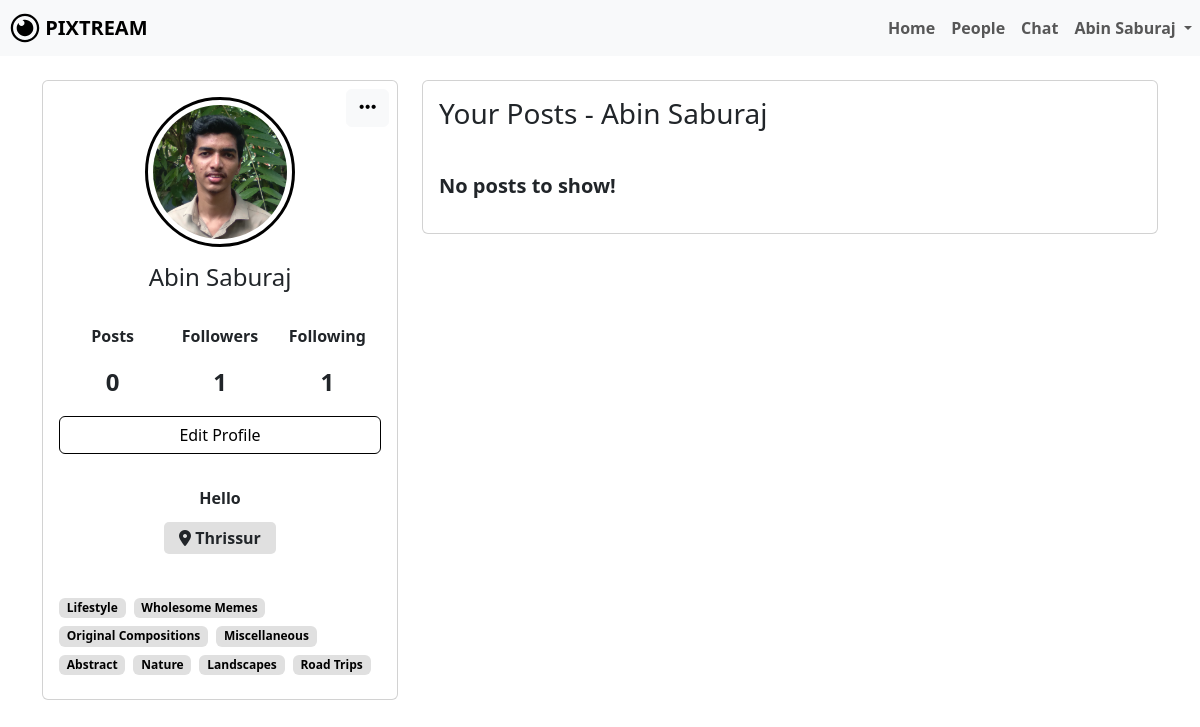
Page /profile.php (signed in) on the earlier database version.
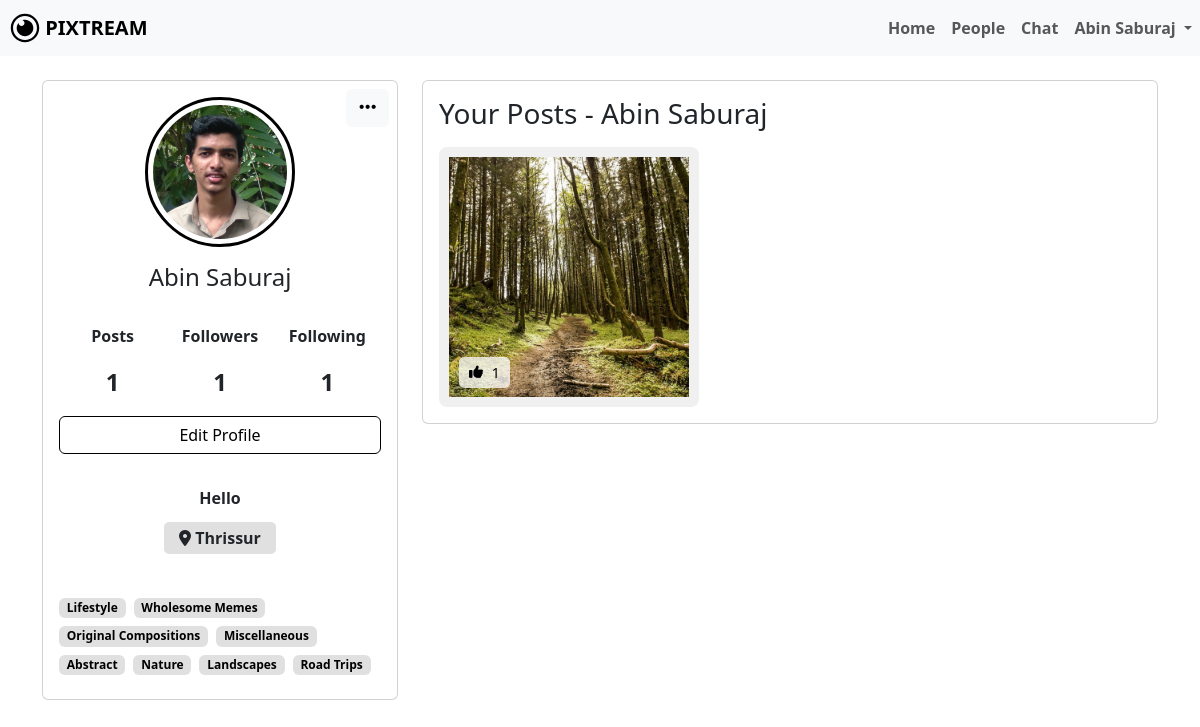
Same page on the later database version.
### tables this page shows
CREATE TABLE IF NOT EXISTS `users` (
  `id` bigint NOT NULL AUTO_INCREMENT,
  `name` varchar(100) DEFAULT NULL,
  `username` varchar(191) DEFAULT NULL,
  `email` varchar(191) DEFAULT NULL,
  `password` varchar(255) DEFAULT NULL,
  `bio` text,
  `profile_picture` varchar(255) DEFAULT 'default.png',
  `location` varchar(255) DEFAULT NULL,
  `created_at` timestamp NOT NULL DEFAULT CURRENT_TIMESTAMP,
  PRIMARY KEY (`id`),
  UNIQUE KEY `username` (`username`),
  UNIQUE KEY `email` (`email`)
);

CREATE TABLE IF NOT EXISTS `posts` (
  `id` bigint NOT NULL AUTO_INCREMENT,
  `user_id` bigint DEFAULT NULL,
  `post_path` varchar(255) DEFAULT NULL,
  `caption` longtext,
  `category` enum('photos','videos','stories','music','articles','memes','art & Design','Photography','Travel & Adventure','Food & Cooking','Others') DEFAULT NULL,
  `created_at` timestamp NOT NULL DEFAULT CURRENT_TIMESTAMP,
  PRIMARY KEY (`id`),
  KEY `user_id` (`user_id`)
);

### dbconfig.php (called while the page is built, shortened)
<?php
$username = "root";
?>

### profile.php (the view, shortened to what this page needs)
<?php
include 'dbconfig.php';
$username = $_SESSION['username'];
$sql = "SELECT * FROM users WHERE username='$username';";
$result = mysqli_query($conn, $sql);
$info = mysqli_fetch_assoc($result);
$id = $info['id'];
$name = $info['name'];
$profilePhoto = $info['profile_picture'] ?? 'default.png';
$followersSql = "SELECT COUNT(*) AS follower_count FROM follows WHERE followed_id='$id';";
$followersResult = mysqli_query($conn, $followersSql);
$followersCount = mysqli_fetch_assoc($followersResult)['follower_count'];
$followingSql = "SELECT COUNT(*) AS following_count FROM follows WHERE follower_id='$id';";
$followingResult = mysqli_query($conn, $followingSql);
$followingCount = mysqli_fetch_assoc($followingResult)['following_count'];
$postSql = "SELECT COUNT(*) FROM posts WHERE user_id = '$id';";
$postResult = mysqli_query($conn, $postSql);
$postInfo = mysqli_fetch_array($postResult);
$postCount = $postInfo[0];
$interests = [];
$sql = "SELECT o.option_name
        FROM user_selections us
        JOIN options o ON us.option_id = o.id
        WHERE us.user_id = (SELECT id FROM users WHERE username = ? LIMIT 1)";
$stmt = $conn->prepare($sql);
$stmt->bind_param("s", $username);
$stmt->execute();
$result = $stmt->get_result();
while ($row = $result->fetch_assoc()) {
    $interests[] = $row['option_name'];
}
$bioSql = "SELECT * FROM users WHERE username = '$username';";
$bioResult = mysqli_query($conn, $bioSql);
$bioInfo = mysqli_fetch_assoc($bioResult);
$bio = $bioInfo['bio'];
$location = $bioInfo['location'];
?>
<!DOCTYPE html>
<html lang="en">
<head>
    <link rel="stylesheet" href="node_modules/bootstrap/dist/css/bootstrap.min.css">
    <link rel="stylesheet" href="library-files/fontawesome/css/all.min.css">
    <link rel="stylesheet" href="assets/css/me.css">
</head>
<body>
    <nav class="navbar navbar-expand-lg navbar-light bg-light">
        <a class="navbar-brand" href="dashboard.php">
            <img src="assets/img/LOGO.svg" width="30" height="30" class="d-inline-block align-top" alt="" id="dash-icon">
            <b>PIXTREAM</b>
        </a>
        <div class="collapse navbar-collapse" id="navbarNavDropdown">
            <ul class="navbar-nav ms-auto">
                <li class="nav-item active">
                    <a class="nav-link" href="dashboard.php"><b>Home</b><span class="sr-only"></span></a>
                </li>
                <li class="nav-item active">
                    <a class="nav-link" href="people.php"><b>People</b><span class="sr-only"></span></a>
                </li>
                <li class="nav-item active">
                    <a class="nav-link" href="chat.php"><b>Chat</b><span class="sr-only"></span></a>
                </li>
                <li class="nav-item dropdown">
                    <a class="nav-link dropdown-toggle" href="#" id="navbarDropdownMenuLink" role="button" data-bs-toggle="dropdown" aria-expanded="false">
                        <b><?php echo $name; ?></b>
                    </a>
                </li>
            </ul>
        </div>
    </nav> <br>
    <div class="container">
        <div class="main-body">
            <div class="row gutters-sm">
                <div class="col-md-4 mb-3">
                    <div class="card h-100 position-relative">
                        <div class="card-body d-flex flex-column">
                            <div class="dropdown position-absolute top-0 end-0 p-2">
                                <button class="btn btn-light custom-dropdown-btn" type="button" id="dropdownMenuButton" data-bs-toggle="dropdown" aria-expanded="false">
                                    <i class="fa-solid fa-ellipsis custom-ellipsis"></i>
                                </button>
                            </div>
                            <div class="d-flex flex-column align-items-center text-center">
                                <div class="profile-img-container">
                                    <img src="profile_picture/<?php echo $profilePhoto; ?>" alt="Profile Photo" class="rounded-circle" width="150">
                                </div>
                                <div class="mt-3 mb-4">
                                    <h4><?php echo $name; ?></h4>
                                </div>
                                <div class="d-flex justify-content-around stats">
                                    <div class="stat">
                                        <p><b>Posts</b></p>
                                        <p><?php echo $postCount; ?></p>
                                    </div>
                                    <div class="stat" data-bs-toggle="modal" data-bs-target="#followersModal">
                                        <p><b>Followers</b></p>
                                        <p><?php echo $followersCount; ?></p>
                                    </div>
                                    <div class="stat" data-bs-toggle="modal" data-bs-target="#followingModal">
                                        <p><b>Following</b></p>
                                        <p><?php echo $followingCount; ?></p>
                                    </div>
                                </div>
                                <div class="w-100 mb-3">
                                    <a href="user_details.php">
                                        <button type="button" class="btn mybtn-outline w-100">Edit Profile</button>
                                    </a>
                                </div>
                                <div class="mt-3 bio-text text-start">
                                    <p><?php echo nl2br(htmlspecialchars($bio)); ?></p>
                                    <span class="mt-3 profile-location">
                                        <i class="fa-solid fa-location-dot"></i> <?php echo $location; ?>
                                    </span>
                                </div>
                                <div class="mt-5 profile-interest">
                                    <div class="d-flex flex-wrap">
                                        <?php foreach ($interests as $interest): ?>
                                            <span class="badge mybadge2 me-2 mb-2"><?php echo htmlspecialchars($interest); ?></span>
                                        <?php endforeach; ?>
                                    </div>
                                </div>
                            </div>
                        </div>
                    </div>
                    <?php
                    include 'dbconfig.php';
                    ?>
                </div>
                <div class="col-md-8">
                    <div class="row gutters-sm">
                        <div class="col-sm-12 mb-3">
                            <div class="card h-100">
                                <div class="card-body">
                                    <h3 class="d-flex align-items-center mb-3">Your Posts - <?php echo $name; ?></h3>
                                    <div class="media-grid">
                                        <?php
                                        $postsSql = "SELECT * FROM posts WHERE user_id='$id' ORDER BY created_at DESC;";
                                        $postsResult = mysqli_query($conn, $postsSql);
                                        $posts = [];
                                        while ($row = mysqli_fetch_assoc($postsResult)) {
                                            $posts[] = $row;
                                        }
                                        if (empty($posts))
                                        {
                                            echo "<p class='fs-5 mt-4'><b>No posts to show!</b></p>";
                                        }
                                        else
                                        {
                                            foreach ($posts as $post)
                                            {
                                                $post_id = $post['id'];
                                                $mediaPath = $post['post_path'];
                                                $caption = $post['caption'];
                                                $createdAt = new DateTime($post['created_at']);
                                                $formattedDate = $createdAt->format('F j, Y g:i A');
                                                $category = $post['category'];
                                                $likeCountSql = "SELECT COUNT(*) AS like_count FROM likes WHERE post_id='$post_id';";
                                                $likeCountResult = mysqli_query($conn, $likeCountSql);
                                                $likeCountRow = mysqli_fetch_assoc($likeCountResult);
                                                $likeCount = $likeCountRow['like_count'];
                                                $fileExtension = strtolower(pathinfo($mediaPath, PATHINFO_EXTENSION));
                                                $isVideo = in_array($fileExtension, ['mp4', 'mov', 'avi', 'wmv']);
                                            ?>
                                            <a href="post_info.php?user_id=<?php echo $id; ?>&post_id=<?php echo $post_id; ?>">
                                                <div class="media-item">
                                                    <?php if ($isVideo): ?>
                                                        <div class="video-thumbnail" data-bs-toggle="modal" data-bs-target="#postModal" data-media-path="<?php echo htmlspecialchars($mediaPath); ?>" data-caption="<?php echo htmlspecialchars($caption); ?>" data-created-at="<?php echo htmlspecialchars($formattedDate); ?>" data-category="<?php echo htmlspecialchars($category); ?>" data-username="<?php echo htmlspecialchars($username); ?>">
                                                            <video muted>
                                                                <source src="<?php echo htmlspecialchars($mediaPath); ?>" type="video/mp4">
                                                                Your browser does not support the video tag.
                                                            </video>
                                                            <div class="video-icon-overlay">
                                                                <i class="fas fa-play-circle"></i>
                                                            </div>
                                                        </div>
                                                    <?php else: ?>
                                                        <img src="<?php echo htmlspecialchars($mediaPath); ?>" alt="Pixtream Post" data-bs-toggle="modal" data-bs-target="#postModal" data-media-path="<?php echo htmlspecialchars($mediaPath); ?>" data-caption="<?php echo htmlspecialchars($caption); ?>" data-created-at="<?php echo htmlspecialchars($formattedDate); ?>" data-category="<?php echo htmlspecialchars($category); ?>" data-username="<?php echo htmlspecialchars($username); ?>">
                                                    <?php endif; ?>
                                                    <div class="like-count-overlay">
                                                        <i class="fa-solid fa-thumbs-up"></i>&nbsp;<?php echo $likeCount; ?>
                                                    </div>
                                                </div>
                                            </a>
                                            <?php
                                            }
                                        }
                                            ?>
                                    </div>
                                </div>
                            </div>
                        </div>
                    </div>
                </div>
            </div>
        </div>
    </div>
</body>
</html>

### assets/css/me.css (style rules this page uses)
:root { --bs-body-font-weight: 400; }
body { color: black !important; }
li { cursor: pointer; }
.mybtn-outline { border: 1px solid black; color: black; }
.mybadge2 { background-color: #e0e0e0 !important; font-size: 12px; color: black; }
.bio-text { text-align: center !important; font-weight: bolder; }
.profile-location { background-color: #e0e0e0 !important; padding: 5px 15px; border-radius: 5px; }
a { color: inherit; text-decoration: none; }
#dash-icon { margin-left: 10px; }
.rounded-circle { border: 3px solid #000000; padding: 5px; }
.profile-img-container { position: relative; display: inline-block; }
.profile-img-container img { border-radius: 50%; }
.custom-ellipsis { font-size: 1.2rem; }
.stats { display: flex; justify-content: space-around; width: 100%; }
.stat { text-align: center; flex: 1; cursor: pointer; }
.stat p:nth-of-type(2) { font-size: 1.5rem; font-weight: 600; }
.media-grid { display: flex; flex-wrap: wrap; gap: 10px; }
.media-grid img, .media-grid video { width: 260px; height: 260px; object-fit: cover; border-radius: 8px; padding: 10px; background-color: #f0f0f0; }
.like-count-overlay { position: absolute; margin-top: -50px; margin-left: 20px; background-color: #ffffffbe; color: #000000; padding: 5px 10px; border-radius: 5px; font-size: 14px; display: flex; align-items: center; gap: 5px; }

Differences in the rows shown:
added posts: post_path (picture), likeCount "1"
Other differences:
$postCount: "0" → "1"
text no longer shown: "No posts to show!"
